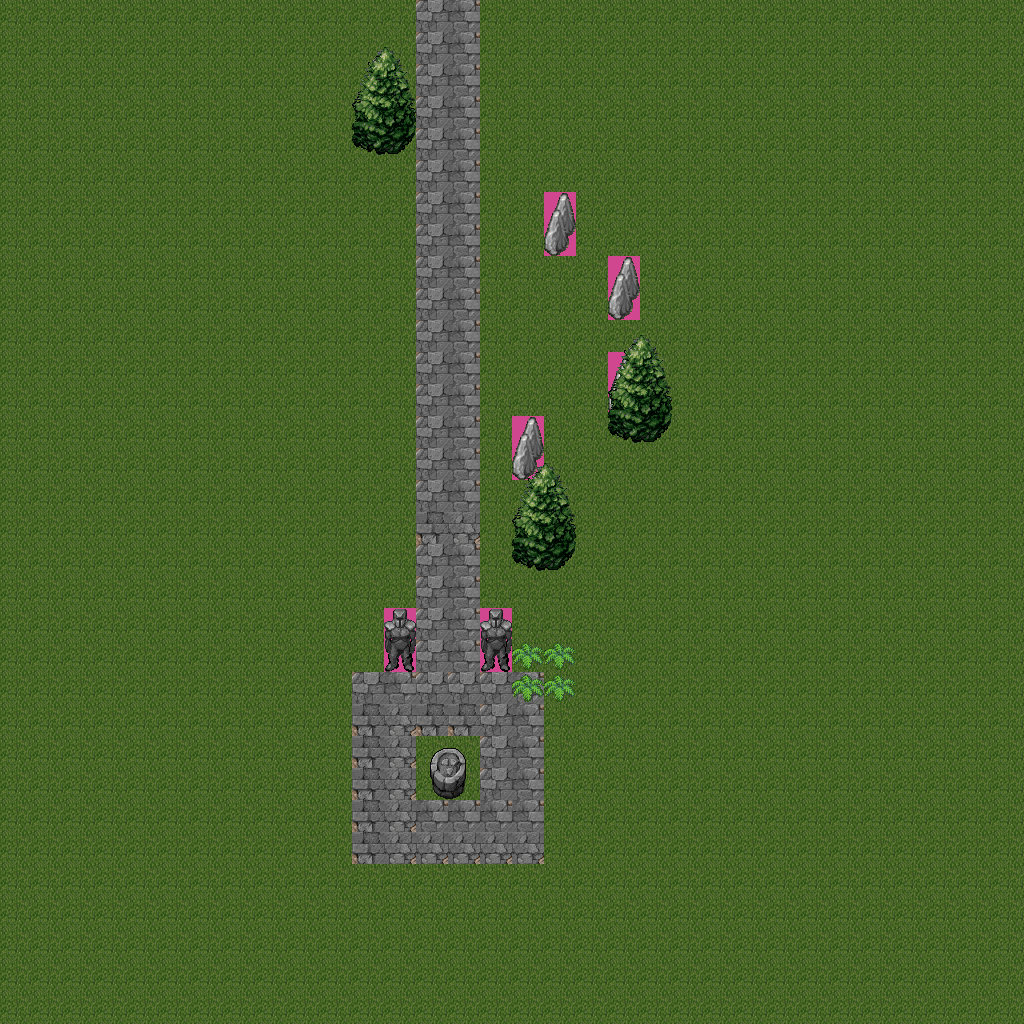

This game map was drawn from its Tiled (.tmx) file and the tilesets committed beside it. A one-line description and the trimmed map source follow:
An orthogonal 32x32 tile map with 32x32 px tiles, 2 tile layers (Tile Layer 1, Tile Layer 2).

<map version="1.0" orientation="orthogonal" renderorder="right-down" width="32" height="32" tilewidth="32" tileheight="32" backgroundcolor="#d0478f" nextobjectid="1">
 <tileset firstgid="1" name="example" tilewidth="32" tileheight="32" tilecount="256" columns="16">
  <image source="../Pictures/image.png" trans="ff00ff" width="512" height="512" />
 </tileset>
 <layer name="Tile Layer 1" width="32" height="32">
  <data>[1024 cells, 1024 non-empty, 9 distinct tile ids]</data>
 </layer>
 <layer name="Tile Layer 2" width="32" height="32">
  <data>[1024 cells, 32 non-empty, 13 distinct tile ids]</data>
 </layer>
</map>
